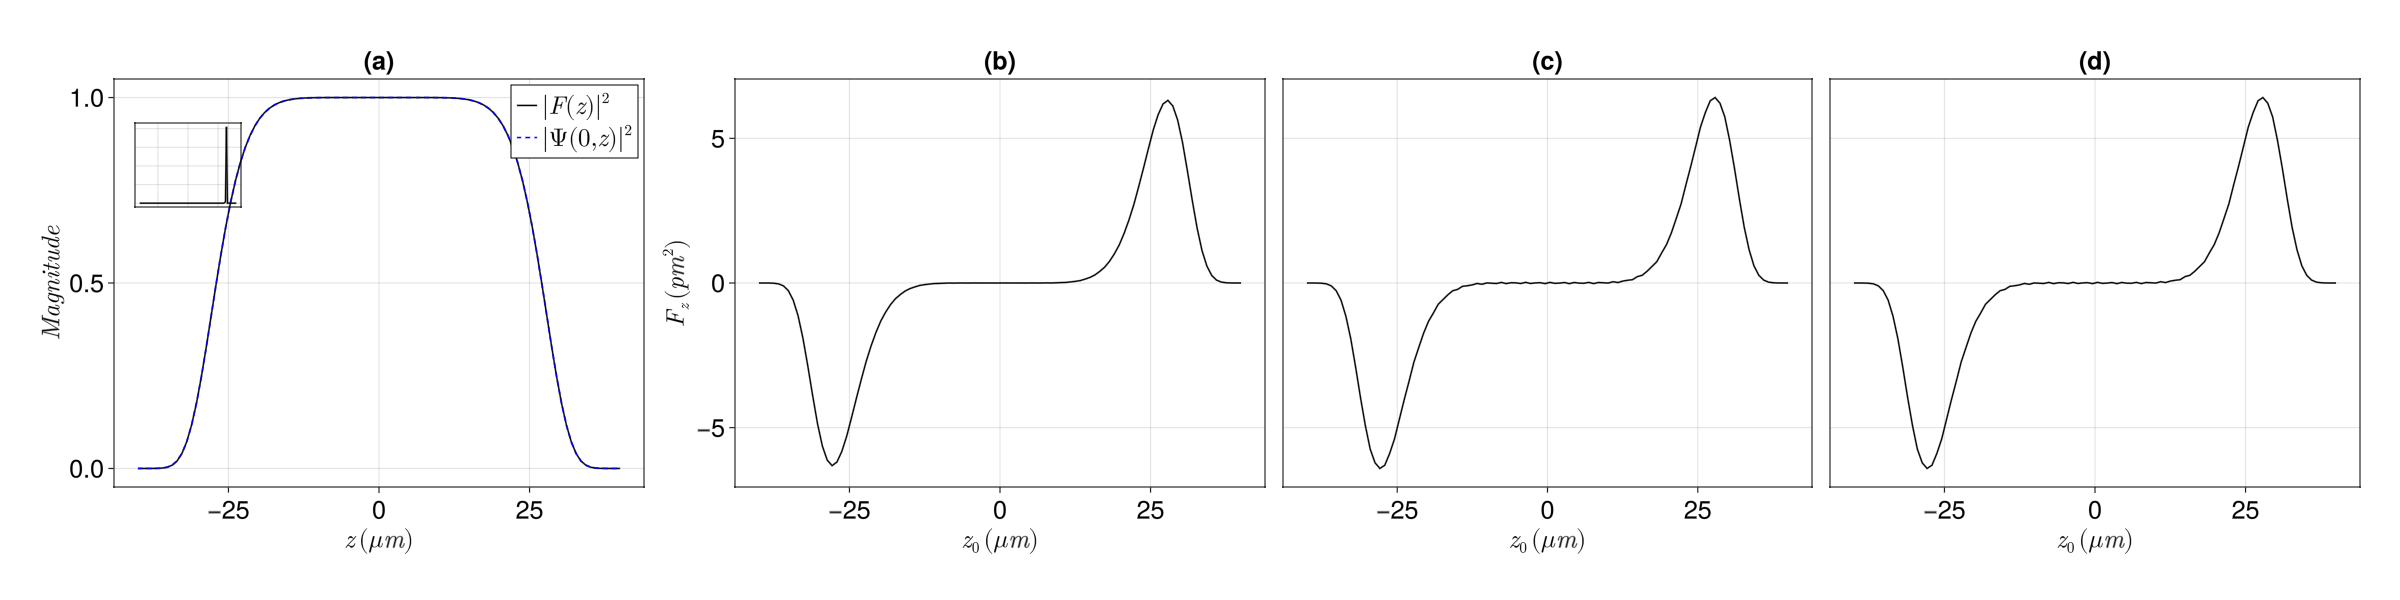

Here is the Julia script that generated this plot:
using GLMakie, ColorSchemes, ColorTypes, JLD2, FiniteDifferences
using MakieThemes, SpecialFunctions, AssociatedLegendrePolynomials, Arblib, Integrals

setprecision(256)
Arblib.setprecision(256)

lambda = BigFloat("1064e-9")
mu = 4 * big(pi) * BigFloat("1e-7")
epsilon = BigFloat(885418782.0) * BigFloat("1e-20")
c = BigFloat(1 / sqrt(mu * epsilon))
k = 2 * big(pi) / lambda
omega = k * c
K = 2 * k
z0 = 0
Q = 0.8 * k
eta_var = sqrt(mu / epsilon)
E0 = sqrt(2 * eta_var)
mult_factor = BigFloat("1e+24")

M = 1.2
d = 10^-9
alpha = big(pi) * d / lambda
betah = M * alpha
musp = mu

pmax = 500
nmax = 50

Zmax = 40 * BigFloat(10^-6)
lmax = Int(round(Zmax * k / pi, RoundDown))
lmin = Int(round(-Zmax * k / pi, RoundUp))

tam = 100

function load_B_values(filename::String)
    @load filename B1_vals B2_vals B3_vals B4_vals
    return B1_vals, B2_vals, B3_vals, B4_vals
end

# Loads stored B values
B1_data, B2_data, B3_data, B4_data = load_B_values("./GLMT/Bvalues.jld2")

function F(z)
    term1 = exp(Complex{BigFloat}(0, 1) * Q * z)
    term2 = exp(- 8 * (z/Zmax)^8)
    return term1 * term2
end

function f(z, p)
    return F(z)
end

function g(z)
    prob = IntegralProblem(f, (-1.2 * Zmax, z))
    return solve(prob, HCubatureJL(), reltol = 1e-6, abstol = 1e-6).u
end

Fterms = F.(- big(pi) .* range(lmin,lmax) ./ k)

function custom_sinint(x)
    x_arb = Arb(x)
    si = sinint(x_arb)
    return BigFloat(si)
end

sinint_table = []
function gTM(n, m)
    if abs(m) != 1
        return 0
    end

    term1 = - (1.0im)^m / 2 * (-1.0)^((m - abs(m))/2) * exp(loggamma(BigFloat(n-m+1)) - loggamma(BigFloat(n + abs(m) + 1))) # uses log to prevent overflow with big factorials
    term2 = BigFloat(0)
    for p in range(-pmax,pmax)
        term3 = BigFloat(0)
        for l in range(lmin, lmax)
            term3 += Fterms[l - lmin + 1] * sinint_table[l - lmin + p + pmax + 1]
        end
        term2 += (B1_data[n, p + pmax + 1] * (m + 1) + B2_data[n, p + pmax + 1] * (1 - m))/2 * term3
    end
    return term1 * term2
end

function gTE(n, m)
    if abs(m) != 1
        return 0
    end

    term1 = (1.0im)^(m + 1) / 2 * (-1.0)^((m - abs(m))/2) * exp(loggamma(BigFloat(n-m+1)) - loggamma(BigFloat(n + abs(m) + 1))) # uses log to prevent overflow with big factorials
    term2 = 0
    for p in range(-pmax,pmax)
        term3 = 0
        for l in range(lmin, lmax)
            term3 += Fterms[l - lmin + 1] * sinint_table[l - lmin + p + pmax + 1]
        end
        term2 += (B3_data[n, p + pmax + 1] * (m + 1) - B4_data[n, p + pmax + 1] * (1 - m))/2 * term3
    end
    return term1 * term2
end

function custom_besselj(n, x)
    n_acb = Acb(n + 0.5)
    x_acb = Acb(x)
    bess = besselj(n_acb, x_acb)
    result = sqrt(big(pi) / (2 * x)) * Complex{BigFloat}(bess)
    return result
end

function custom_hankel2(n, x)
    n_acb = Acb(n + 0.5)
    x_acb = Acb(x)
    hank = besselh(n_acb, 2, x_acb)
    result = sqrt(big(pi) / (2 * x)) * Complex{BigFloat}(hank)
    return result
end

function ricatti_besselj(n, x)
    return x * custom_besselj(n, x)
end

function dricatti_besselj(n, x)
    #return forward_fdm(5,1)(x1 -> ricatti_besselj(n, x1), x)
    return - n * custom_besselj(n, x) + x * custom_besselj(n-1, x)
    #return (n + 1) * custom_besselj(n, x) - x * custom_besselj(n-1, x)
end

function ricatti_besselh(n, x)
    return x * custom_hankel2(n, x)
end

function dricatti_besselh(n, x)
    return forward_fdm(5,1)(x1 -> ricatti_besselh(n, x1), x)
end

function an(n)
    term1 = musp * ricatti_besselj(n, alpha) * dricatti_besselj(n, betah) - 
        mu * M * ricatti_besselj(n, betah) * dricatti_besselj(n, alpha)
    term2 = musp * ricatti_besselh(n, alpha) * dricatti_besselj(n, betah) - 
        mu * M * ricatti_besselj(n, betah) * dricatti_besselh(n, alpha)
    return term1 / term2
end

function bn(n)
    term1 = mu * M * ricatti_besselj(n, alpha) * dricatti_besselj(n, betah) - 
        musp * ricatti_besselj(n, betah) * dricatti_besselj(n, alpha)
    term2 = mu * M * ricatti_besselh(n, alpha) * dricatti_besselj(n, betah) - 
        musp * ricatti_besselj(n, betah) * dricatti_besselh(n, alpha)
    return term1 / term2
end

nterms = range(1,nmax)
anterms = an.(nterms)
bnterms = bn.(nterms)

function Cpr_z()
    C = BigFloat(0)

    Threads.@threads for n in 1:5
        for p in (-1,1) # the only valid ones
            abs_p = abs(p)

            # Factorial prefactor
            B = exp(loggamma(BigFloat(n + abs_p + 1)) - loggamma(BigFloat(n - abs_p + 1)))
            A = B * (n + 1 + abs_p)

            # precalculates relevant LMT coefficients
            const_a = anterms[n]
            const_a1 = anterms[n+1]
            const_b = bnterms[n]
            const_b1 = bnterms[n+1]

            # precalculates relevant g terms
            gtma = gTM(n, p)
            gtma1 = gTM(n+1, p)
            gtea = gTE(n, p)
            gtea1 = gTE(n+1, p)

            # First Term
            T1_factor = 1 / (n + 1)^2 * A
            T1_real = real((const_a + conj(const_a1) - 2 * const_a * conj(const_a1)) * gtma * conj(gtma1) +
                (const_b + conj(const_b1) - 2 * const_b * conj(const_b1)) * gtea * conj(gtea1))

            # Second Term
            T2_factor = p * BigFloat(2n + 1) / BigFloat(n^2 * (n + 1)^2) * B
            T2_real = real(1im * (2 * const_a * conj(const_b) - const_a - conj(const_b)) * gtma * conj(gtea))

            C += T1_factor * T1_real + T2_factor * T2_real
        end
    end

    return C * lambda^2 / (2 * big(pi)) * mult_factor
end

function Ex(r, z)
    values = 0
    for n in range(lmin,lmax)
        zf = - big(pi) * n / k
        values += F(zf) * sinc.(1/big(pi) * sqrt((k * r)^2 + (z * k + big(pi) * n)^2))
    end
    return E0 * values
end

function Ez(r, z, phi)
    values = 0
    for n in range(lmin,lmax)
        zf = - big(pi) * n / k
        values += g(zf) * k^2 * r * (cos.(sqrt.((k * r)^2 + (z * k + pi * n)^2))/((k * r)^2 + (z * k + pi * n)^2) - sin.(sqrt.((k * r)^2 .+ (z * k .+ pi .* n).^2))./((k * r)^2 .+ (z * k .+ pi .* n).^2).^1.5)
    end
    return -E0 * cos(phi) * values
end

function dsinc_analytic(r, z, n)
    factor = k^2 * r^2 + (k * z + big(pi) * n)^2
    sqrtA = sqrt(factor)
    
    if factor == 0.0
        return 0.0
    end

    term1 = cos(sqrtA) / sqrtA
    term2 = sin(sqrtA) / factor
    prefactor = k * (k * z + big(pi) * n)

    return prefactor * (term1 - term2) / sqrtA
end

function dEx_conj(r, z)
    values = 0
    for n in range(lmin,lmax)
        zf = - big(pi) * n / k
        values += F(zf) * dsinc_analytic(r, z, n)
    end
    return conj(E0 * values)
end

function dEz_conj(r, z, phi)
    return conj(central_fdm(3,1)(z1 -> Ez(r, z1, phi), z))
end

a_mie = an(1)
alpha_var = - 1im * 3 / (2 * k^3) * a_mie

function Fz_dipole(r, z, phi)
    term1 = 2 * big(pi) / eta_var
    term2 = alpha_var * (Ex(r,z) * dEx_conj(r,z) + Ez(r,z,phi) * dEz_conj(r,z,phi))
    return term1 * real(term2) * mult_factor
end

@inline function G_factor()
    term1 = (1/3) * gTM(1, 0) * conj(gTM(2, 0))
    term2 = gTM(1, 1) * (conj(gTM(2, 1)) - 1im * conj(gTE(1, 1)))
    term3 = gTM(1, -1) * (conj(gTM(2, -1)) + 1im * conj(gTE(1, -1)))
    return term1 + term2 + term3
end

@inline function Fz_GLMT()
    term1 = 3 * lambda^2 / (4 * big(pi))
    term2 = real(a_mie * G_factor())
    return term1 * term2 * mult_factor
end

#############################################################
# ALL CALCULATIONS ARE DONE HERE
#############################################################

zvalues = LinRange(-Zmax, Zmax, tam)
println("Starting Calculation")

Fzvalues_dipole = Array{BigFloat}(undef, tam)
Threads.@threads for count in 1:tam
    global Fzvalues_dipole[count] =  Fz_dipole(0, -zvalues[count], 0)
    if count % 10 == 0
        println(count, " pontos calculados")
    end
end

Fzvalues_GLMT = Array{BigFloat}(undef, tam)
Cvalues = []
global count = 0
for z in zvalues
    global z0 = z
    global sinint_table = [custom_sinint(big(pi) * term + k * z0) for term in (-pmax+lmin):(pmax+lmax)]
    push!(Cvalues, Cpr_z())
    global Fzvalues_GLMT[count + 1] = Fz_GLMT()
    if count % 10 == 0
        println(count, " pontos calculados")
    end
    global count += 1
end
z0 = 0

function FW(r, z)
    sum_mackinnon = 0 + 0im
    for n in range(lmin, lmax)
        sum_mackinnon += F(- n * pi / k) * sinc(1/pi * sqrt((k * r)^2 + (z * k + pi * n)^2))
    end
    return sum_mackinnon
end

function S(x)
    return 1/K * reduce(+, Fterms .* exp.(1im * 2 * pi * range(lmin,lmax) * x / K))
end

intensityFW = [abs2(FW(0, z)) for z in zvalues]
spectra = [abs2(S(x)) for x in range(-k,k,tam)]
println("FW calculated")

# plots
fig = Figure(figure_padding=40, size= 3 .*(800, 200), fontsize = 25)
ax1 = Axis(fig[1, 1], title = "(a)", xlabel = L"z \, (\mu m)", ylabel = L"Magnitude", aspect=1.3)
ax2 = Axis(fig[1, 2], title = "(b)",
#    yticklabelsvisible=false, yticksvisible=false, xgridvisible = false, ygridvisible = false,
    xlabel = L"z_0 \, (\mu m)", ylabel = L"F_z \, (pm^2)", aspect=1.3)
ax3 = Axis(fig[1, 3], title = "(c)", 
    yticklabelsvisible=false, yticksvisible=false, ylabelvisible=false, 
    xlabel = L"z_0 \, (\mu m)", ylabel = L"F_z \, (pm^2)", aspect=1.3)
ax4 = Axis(fig[1, 4], title = "(d)",
    yticklabelsvisible=false, yticksvisible=false, ylabelvisible=false,
    xlabel = L"z_0 \, (\mu m)", ylabel = L"F_z \, (pm^2)", aspect=1.3)

ax_inset = Axis(fig[1, 1],
    width=Relative(0.2),
    height=Relative(0.2),
    halign=0.05, valign=0.85,
    xticklabelsvisible=false, yticklabelsvisible=false, yticksvisible=false,
    ylabelvisible=false, xticksvisible=false)

Fplot = abs2.(F.(zvalues))
zvalues *= 10^6

linkyaxes!(ax2, ax3)
linkyaxes!(ax3, ax4)

lines!(ax1, zvalues, Fplot, color="black", label=L"|F(z)|^2")
lines!(ax1, zvalues, intensityFW, color="blue", label=L"|\Psi(0,z)|^2", linestyle=:dash)
lines!(ax_inset, zvalues, spectra, color="black")
lines!(ax2, zvalues, Fzvalues_dipole, color="black")
lines!(ax3, zvalues, Cvalues, color="black")
lines!(ax4, zvalues, Fzvalues_GLMT, color="black")

axislegend(ax1, position=:rt)

#colgap!(fig.layout, Relative(0.1))
#rowgap!(fig.layout, 2, 10)
resize_to_layout!(fig)

save("Forces_compare3.png", fig)
